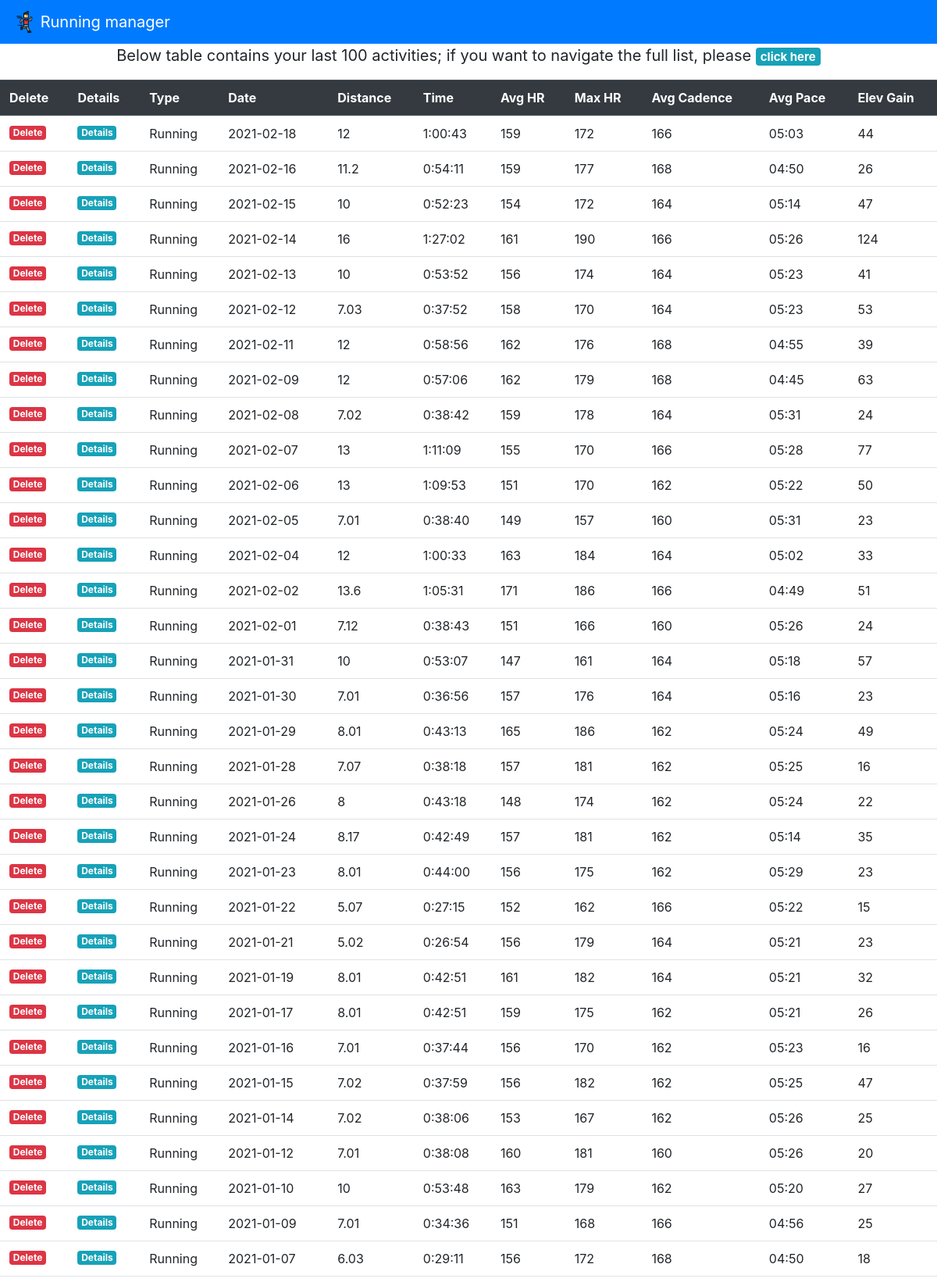
Page /view_data (upper part) on the committed database.
### tables this page shows
CREATE TABLE "activitiesTb" (
	"index"	INTEGER,
	"ActivityType"	TEXT,
	"Date"	TEXT,
	"Race"	INTEGER,
	"Title"	TEXT,
	"Distance"	NUMERIC,
	"Calories"	INTEGER,
	"Time"	TEXT,
	"AvgHR"	INTEGER,
	"MaxHR"	INTEGER,
	"AvgCadence"	INTEGER,
	"MaxCadence"	INTEGER,
	"AvgPace"	TEXT,
	"ElevGain"	INTEGER,
	"ElevLoss"	INTEGER,
	"AvgStrideLength"	NUMERIC,
	PRIMARY KEY("index" AUTOINCREMENT)
);

### app.py (the view)
@app.route('/view_data')
def view_data():
    return render_template("view_data.html", results=db_management.view(), allData=False)

### db_management.py (called while the page is built)
def view():
    try:
        conn=sqlite3.connect("runningLog.sqlite")
        cur=conn.cursor()
        cur.execute('SELECT * FROM activitiesTb ORDER BY Date DESC LIMIT 100')
        result=cur.fetchall()
        conn.close()
        return result
    except:
        return redirect(url_for('wrong'))

### templates/view_data.html (shortened to what this page needs)
{% extends "template.html" %}
{% block header %}
{% if allData == True %}
{%else %}
<blockquote class="blockquote text-center">
  <p class="mb-0">Below table contains your last 100 activities; if you want to navigate the full list, please <a href="/view_data_all" class="badge badge-info">click here</a></p>
</blockquote>
{%endif%}
<form method="POST">
  <table class="table table-hover">
  <thead class="thead-dark">
      <tr>
        <th>Delete</th>
        <th>Details</th>
        <th>Type</th>
        <th>Date</th>
        <th>Distance</th>
        <th>Time</th>
        <th>Avg HR</th>
        <th>Max HR</th>
        <th>Avg Cadence</th>
        <th>Avg Pace</th>
        <th>Elev Gain</th>
  </thead>
  <tbody>
      {% for results in results %}
      <tr>
          <td><a href="/confirm_delete?date={{results[2]}}&dist={{results[5]}}"  class="badge badge-danger">Delete</a></td>
          <td><a href="/details?date={{results[2]}}&dist={{results[5]}}"  class="badge badge-info">Details</a></td>
          <td>{{ results[1] }}</td>
          <td>{{ '{:.10}'.format(results[2]) }}</td>
          <td>{{ results[5] }}</td>
          <td>{{ '{:.8}'.format(results[7]) }}</td>
          <td>{{ results[8] }}</td>
          <td>{{ results[9] }}</td>
          <td>{{ results[10] }}</td>
          <td>{{ '{:.8}'.format(results[12]) }}</td>
          <td>{{ results[13] }}</td>
      </tr>
      {% endfor %}
  </tbody>
</table>
</form>
{% endblock %}

### rows in the picture
activitiesTb: ActivityType "Running", Date "2021-02-18", Distance "12", Time "1:00:43", AvgHR "159", MaxHR "172", AvgCadence "166", AvgPace "05:03", ElevGain "44"
activitiesTb: ActivityType "Running", Date "2021-02-16", Distance "11.2", Time "0:54:11", AvgHR "159", MaxHR "177", AvgCadence "168", AvgPace "04:50", ElevGain "26"
activitiesTb: ActivityType "Running", Date "2021-02-15", Distance "10", Time "0:52:23", AvgHR "154", MaxHR "172", AvgCadence "164", AvgPace "05:14", ElevGain "47"
activitiesTb: ActivityType "Running", Date "2021-02-14", Distance "16", Time "1:27:02", AvgHR "161", MaxHR "190", AvgCadence "166", AvgPace "05:26", ElevGain "124"
activitiesTb: ActivityType "Running", Date "2021-02-13", Distance "10", Time "0:53:52", AvgHR "156", MaxHR "174", AvgCadence "164", AvgPace "05:23", ElevGain "41"
activitiesTb: ActivityType "Running", Date "2021-02-12", Distance "7.03", Time "0:37:52", AvgHR "158", MaxHR "170", AvgCadence "164", AvgPace "05:23", ElevGain "53"
activitiesTb: ActivityType "Running", Date "2021-02-11", Distance "12", Time "0:58:56", AvgHR "162", MaxHR "176", AvgCadence "168", AvgPace "04:55", ElevGain "39"
activitiesTb: ActivityType "Running", Date "2021-02-09", Distance "12", Time "0:57:06", AvgHR "162", MaxHR "179", AvgCadence "168", AvgPace "04:45", ElevGain "63"
activitiesTb: ActivityType "Running", Date "2021-02-08", Distance "7.02", Time "0:38:42", AvgHR "159", MaxHR "178", AvgCadence "164", AvgPace "05:31", ElevGain "24"
activitiesTb: ActivityType "Running", Date "2021-02-07", Distance "13", Time "1:11:09", AvgHR "155", MaxHR "170", AvgCadence "166", AvgPace "05:28", ElevGain "77"
activitiesTb: ActivityType "Running", Date "2021-02-06", Distance "13", Time "1:09:53", AvgHR "151", MaxHR "170", AvgCadence "162", AvgPace "05:22", ElevGain "50"
activitiesTb: ActivityType "Running", Date "2021-02-05", Distance "7.01", Time "0:38:40", AvgHR "149", MaxHR "157", AvgCadence "160", AvgPace "05:31", ElevGain "23"
activitiesTb: ActivityType "Running", Date "2021-02-04", Distance "12", Time "1:00:33", AvgHR "163", MaxHR "184", AvgCadence "164", AvgPace "05:02", ElevGain "33"
activitiesTb: ActivityType "Running", Date "2021-02-02", Distance "13.6", Time "1:05:31", AvgHR "171", MaxHR "186", AvgCadence "166", AvgPace "04:49", ElevGain "51"
activitiesTb: ActivityType "Running", Date "2021-02-01", Distance "7.12", Time "0:38:43", AvgHR "151", MaxHR "166", AvgCadence "160", AvgPace "05:26", ElevGain "24"
activitiesTb: ActivityType "Running", Date "2021-01-31", Distance "10", Time "0:53:07", AvgHR "147", MaxHR "161", AvgCadence "164", AvgPace "05:18", ElevGain "57"
activitiesTb: ActivityType "Running", Date "2021-01-30", Distance "7.01", Time "0:36:56", AvgHR "157", MaxHR "176", AvgCadence "164", AvgPace "05:16", ElevGain "23"
activitiesTb: ActivityType "Running", Date "2021-01-29", Distance "8.01", Time "0:43:13", AvgHR "165", MaxHR "186", AvgCadence "162", AvgPace "05:24", ElevGain "49"
activitiesTb: ActivityType "Running", Date "2021-01-28", Distance "7.07", Time "0:38:18", AvgHR "157", MaxHR "181", AvgCadence "162", AvgPace "05:25", ElevGain "16"
activitiesTb: ActivityType "Running", Date "2021-01-26", Distance "8", Time "0:43:18", AvgHR "148", MaxHR "174", AvgCadence "162", AvgPace "05:24", ElevGain "22"
activitiesTb: ActivityType "Running", Date "2021-01-24", Distance "8.17", Time "0:42:49", AvgHR "157", MaxHR "181", AvgCadence "162", AvgPace "05:14", ElevGain "35"
activitiesTb: ActivityType "Running", Date "2021-01-23", Distance "8.01", Time "0:44:00", AvgHR "156", MaxHR "175", AvgCadence "162", AvgPace "05:29", ElevGain "23"
activitiesTb: ActivityType "Running", Date "2021-01-22", Distance "5.07", Time "0:27:15", AvgHR "152", MaxHR "162", AvgCadence "166", AvgPace "05:22", ElevGain "15"
activitiesTb: ActivityType "Running", Date "2021-01-21", Distance "5.02", Time "0:26:54", AvgHR "156", MaxHR "179", AvgCadence "164", AvgPace "05:21", ElevGain "23"
activitiesTb: ActivityType "Running", Date "2021-01-19", Distance "8.01", Time "0:42:51", AvgHR "161", MaxHR "182", AvgCadence "164", AvgPace "05:21", ElevGain "32"
activitiesTb: ActivityType "Running", Date "2021-01-17", Distance "8.01", Time "0:42:51", AvgHR "159", MaxHR "175", AvgCadence "162", AvgPace "05:21", ElevGain "26"
activitiesTb: ActivityType "Running", Date "2021-01-16", Distance "7.01", Time "0:37:44", AvgHR "156", MaxHR "170", AvgCadence "162", AvgPace "05:23", ElevGain "16"
activitiesTb: ActivityType "Running", Date "2021-01-15", Distance "7.02", Time "0:37:59", AvgHR "156", MaxHR "182", AvgCadence "162", AvgPace "05:25", ElevGain "47"
activitiesTb: ActivityType "Running", Date "2021-01-14", Distance "7.02", Time "0:38:06", AvgHR "153", MaxHR "167", AvgCadence "162", AvgPace "05:26", ElevGain "25"
activitiesTb: ActivityType "Running", Date "2021-01-12", Distance "7.01", Time "0:38:08", AvgHR "160", MaxHR "181", AvgCadence "160", AvgPace "05:26", ElevGain "20"
activitiesTb: ActivityType "Running", Date "2021-01-10", Distance "10", Time "0:53:48", AvgHR "163", MaxHR "179", AvgCadence "162", AvgPace "05:20", ElevGain "27"
activitiesTb: ActivityType "Running", Date "2021-01-09", Distance "7.01", Time "0:34:36", AvgHR "151", MaxHR "168", AvgCadence "166", AvgPace "04:56", ElevGain "25"
activitiesTb: ActivityType "Running", Date "2021-01-07", Distance "6.03", Time "0:29:11", AvgHR "156", MaxHR "172", AvgCadence "168", AvgPace "04:50", ElevGain "18"
